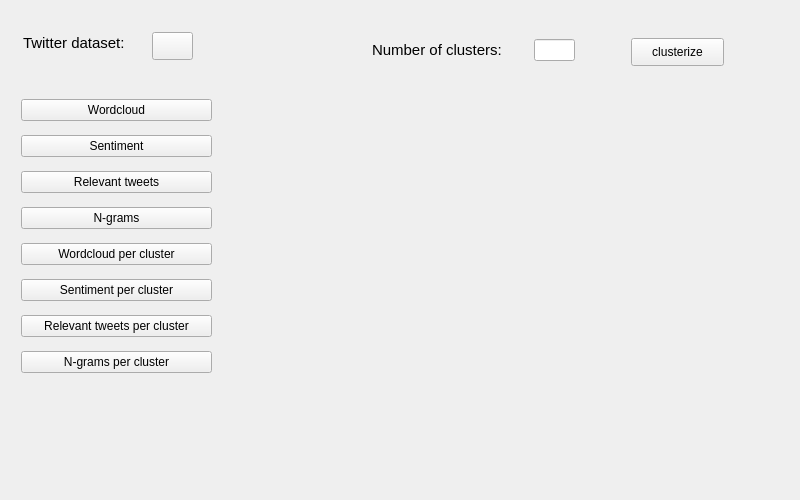
<?xml version="1.0" encoding="UTF-8"?>
<ui version="4.0">
 <class>widget_analyse_tweets</class>
 <widget class="QWidget" name="widget_analyse_tweets">
  <property name="geometry">
   <rect>
    <x>0</x>
    <y>0</y>
    <width>800</width>
    <height>500</height>
   </rect>
  </property>
  <property name="windowTitle">
   <string>Analyse Tweets</string>
  </property>
  <layout class="QHBoxLayout" name="horizontalLayout">
   <item>
    <widget class="QWidget" name="widget_main_widget" native="true">
     <widget class="QLabel" name="label_2">
      <property name="geometry">
       <rect>
        <x>361</x>
        <y>28</y>
        <width>155</width>
        <height>22</height>
       </rect>
      </property>
      <property name="font">
       <font>
        <pointsize>11</pointsize>
       </font>
      </property>
      <property name="text">
       <string>Number of clusters:</string>
      </property>
     </widget>
     <widget class="QPushButton" name="button_clusterize">
      <property name="geometry">
       <rect>
        <x>620</x>
        <y>27</y>
        <width>93</width>
        <height>28</height>
       </rect>
      </property>
      <property name="text">
       <string>clusterize</string>
      </property>
     </widget>
     <widget class="QLabel" name="label">
      <property name="geometry">
       <rect>
        <x>12</x>
        <y>21</y>
        <width>122</width>
        <height>22</height>
       </rect>
      </property>
      <property name="font">
       <font>
        <pointsize>11</pointsize>
       </font>
      </property>
      <property name="text">
       <string>Twitter dataset:</string>
      </property>
     </widget>
     <widget class="QLineEdit" name="line_edit_clusters">
      <property name="geometry">
       <rect>
        <x>523</x>
        <y>28</y>
        <width>41</width>
        <height>22</height>
       </rect>
      </property>
     </widget>
     <widget class="QWidget" name="verticalLayoutWidget">
      <property name="geometry">
       <rect>
        <x>10</x>
        <y>80</y>
        <width>191</width>
        <height>291</height>
       </rect>
      </property>
      <layout class="QVBoxLayout" name="vlayout_buttons">
       <item>
        <widget class="QPushButton" name="button_wordcloud">
         <property name="text">
          <string>Wordcloud</string>
         </property>
        </widget>
       </item>
       <item>
        <widget class="QPushButton" name="button_sentiment">
         <property name="text">
          <string>Sentiment</string>
         </property>
        </widget>
       </item>
       <item>
        <widget class="QPushButton" name="button_relevant_tweets">
         <property name="text">
          <string>Relevant tweets</string>
         </property>
        </widget>
       </item>
       <item>
        <widget class="QPushButton" name="button_n_grams">
         <property name="text">
          <string>N-grams</string>
         </property>
        </widget>
       </item>
       <item>
        <widget class="QPushButton" name="button_wordcloud_per_cluster">
         <property name="text">
          <string>Wordcloud per cluster</string>
         </property>
        </widget>
       </item>
       <item>
        <widget class="QPushButton" name="button_sentiment_per_cluster">
         <property name="text">
          <string>Sentiment per cluster</string>
         </property>
        </widget>
       </item>
       <item>
        <widget class="QPushButton" name="button_relevant_tweets_per_cluster">
         <property name="text">
          <string>Relevant tweets per cluster</string>
         </property>
        </widget>
       </item>
       <item>
        <widget class="QPushButton" name="button_n_grams_per_cluster">
         <property name="text">
          <string>N-grams per cluster</string>
         </property>
        </widget>
       </item>
      </layout>
     </widget>
     <widget class="QWidget" name="verticalLayoutWidget_2">
      <property name="geometry">
       <rect>
        <x>220</x>
        <y>80</y>
        <width>551</width>
        <height>391</height>
       </rect>
      </property>
      <layout class="QVBoxLayout" name="vlayout_content"/>
     </widget>
     <widget class="QPushButton" name="button_open_file">
      <property name="geometry">
       <rect>
        <x>141</x>
        <y>21</y>
        <width>41</width>
        <height>28</height>
       </rect>
      </property>
      <property name="toolTip">
       <string>open</string>
      </property>
      <property name="styleSheet">
       <string notr="true"/>
      </property>
      <property name="text">
       <string/>
      </property>
      <property name="icon">
       <iconset>
        <normaloff>../assets/open.png</normaloff>../assets/open.png</iconset>
      </property>
      <property name="iconSize">
       <size>
        <width>41</width>
        <height>28</height>
       </size>
      </property>
     </widget>
    </widget>
   </item>
  </layout>
 </widget>
 <resources/>
 <connections/>
</ui>
